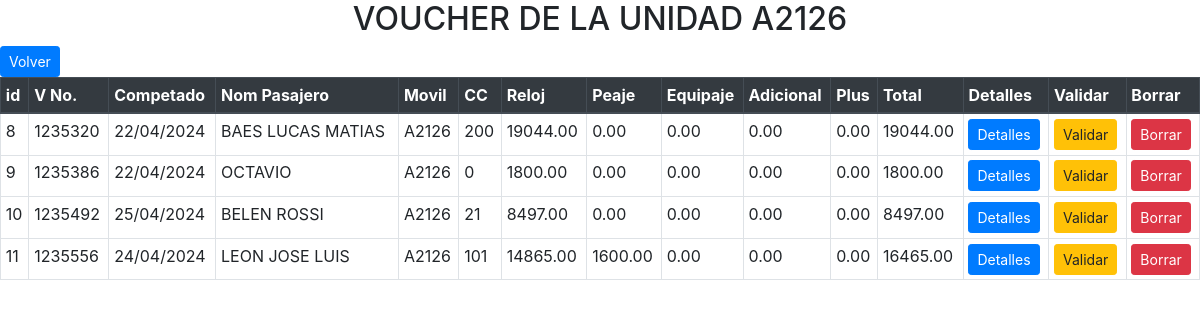
Screenshot of /voucher/buscador_voucher.php?movil=A2126 with the database file from the repository.
### tables this page shows
CREATE TABLE `voucher_nuevos` (
  `id` int(11) NOT NULL,
  `id_vou` int(4) NOT NULL,
  `viaje_no` int(10) DEFAULT NULL,
  `origen` varchar(255) NOT NULL,
  `estado` varchar(50) NOT NULL,
  `nom_pasaj` varchar(50) DEFAULT NULL,
  `tel_pasaj` varchar(50) DEFAULT NULL,
  `movil` varchar(30) NOT NULL,
  `chof` varchar(50) DEFAULT NULL,
  `dni` varchar(50) DEFAULT NULL,
  `marca` varchar(50) DEFAULT NULL,
  `patente` varchar(50) DEFAULT NULL,
  `c_costo` varchar(50) DEFAULT NULL,
  `cc` varchar(30) NOT NULL,
  `c_corr` varchar(25) NOT NULL,
  `c_cont` int(8) NOT NULL,
  `traslado` int(10) NOT NULL,
  `siniestro` int(10) NOT NULL,
  `solicitado` varchar(10) NOT NULL,
  `completado` varchar(10) NOT NULL,
  `destino` varchar(30) NOT NULL,
  `reloj` decimal(7,2) NOT NULL,
  `peaje` decimal(7,2) NOT NULL,
  `equipaje` decimal(7,2) NOT NULL,
  `adicional` decimal(7,2) NOT NULL,
  `plus` decimal(7,2) NOT NULL,
  `total` decimal(7,2) NOT NULL,
  `operador` varchar(30) NOT NULL,
  `autorizante` varchar(30) NOT NULL,
  `obs_chof` varchar(30) NOT NULL,
  `obs_pas` varchar(30) NOT NULL,
  `created_at` datetime NOT NULL
);

### voucher/buscador_voucher.php (the view, shortened to what this page needs)
<!DOCTYPE html>
<html lang="en">
<head>
    <link rel="stylesheet" href="../css/bootstrap.min.css">
</head>
<body>
    <?php
    if (isset($_GET['movil'])) {
        $movil = $_GET['movil'];
    } else {
        $mo = $_POST['movil'];
        $movil = "A" . $mo;
    }
    $con = openCon('../config/db_admin.ini');
    $con->set_charset("utf8mb4");
    $sql = "SELECT * FROM voucher_nuevos WHERE movil = '$movil' ";
    $regis = $con->query($sql);
    ?>
    <h2 class="titule">VOUCHER DE LA UNIDAD <?php echo $movil; ?> </h2>
    <a href="inicio_voucher.php" class="btn btn-primary btn-sm">Volver</a>
    <br>
    <table class="table table table-bordered table-sm table-hover" action="save_voucher.php?=<?php echo $d['id'] ?>" method="post">
        <thead class="thead-dark">
            <th>id</th>
            <th>V No.</th>
            <th>Competado</th>
            <th>Nom Pasajero</th>
            <th>Movil</th>
            <th>CC</th>
            <th>Reloj</th>
            <th>Peaje</th>
            <th>Equipaje</th>
            <th>Adicional</th>
            <th>Plus</th>
            <th>Total</th>
            <th>Detalles</th>
            <th>Validar</th>
            <th>Borrar</th>
        </thead>
        <?php
        while ($d = $regis->fetch_assoc()) {
        ?>
            <tr>
                <td><?php echo $variable = $d['id']; ?></td>
                <td><?php echo $d['viaje_no']; ?></td>
                <td><?php echo $fecha = $d['completado']; ?></td>
                <td><?php echo $d['nom_pasaj']; ?></td>
                <td><?php echo $d['movil']; ?></td>
                <td><?php echo $d['cc']; ?></td>
                <td><?php echo $d['reloj']; ?></td>
                <td><?php echo $d['peaje']; ?></td>
                <td><?php echo $d['equipaje']; ?></td>
                <td><?php echo $d['adicional']; ?></td>
                <td><?php echo $d['plus']; ?></td>
                <td><?php echo $d['total'] ?></td>
                <td><a class="btn btn-primary btn-sm" href="#" onclick="detalleProduct(<?php echo $d['id']; ?>)">Detalles</td>
                <td><a class="btn btn-warning btn-sm" href="#" onclick="validarProduct(<?php echo $d['id']; ?>)">Validar</td>
                <td><a class="btn btn-danger btn-sm" href="#" onclick="deleteProduct(<?php echo $d['id'] ?>)">Borrar</a></td>
            </tr>
        <?php
        }
        ?>
    </table>
</body>
</html>

### voucher/buscador_voucher.php (style rules this page uses)
.titule { text-align: center; }

### rows the page displays
voucher_nuevos: id "8", viaje_no "1235320", completado "22/04/2024", nom_pasaj "BAES LUCAS MATIAS", movil "A2126", cc "200", reloj "19044.00", peaje "0.00", equipaje "0.00", adicional "0.00", plus "0.00", total "19044.00"
voucher_nuevos: id "9", viaje_no "1235386", completado "22/04/2024", nom_pasaj "OCTAVIO", movil "A2126", cc "0", reloj "1800.00", peaje "0.00", equipaje "0.00", adicional "0.00", plus "0.00", total "1800.00"
voucher_nuevos: id "10", viaje_no "1235492", completado "25/04/2024", nom_pasaj "BELEN ROSSI", movil "A2126", cc "21", reloj "8497.00", peaje "0.00", equipaje "0.00", adicional "0.00", plus "0.00", total "8497.00"
voucher_nuevos: id "11", viaje_no "1235556", completado "24/04/2024", nom_pasaj "LEON JOSE LUIS", movil "A2126", cc "101", reloj "14865.00", peaje "1600.00", equipaje "0.00", adicional "0.00", plus "0.00", total "16465.00"

### other values shown
$movil "A2126"
